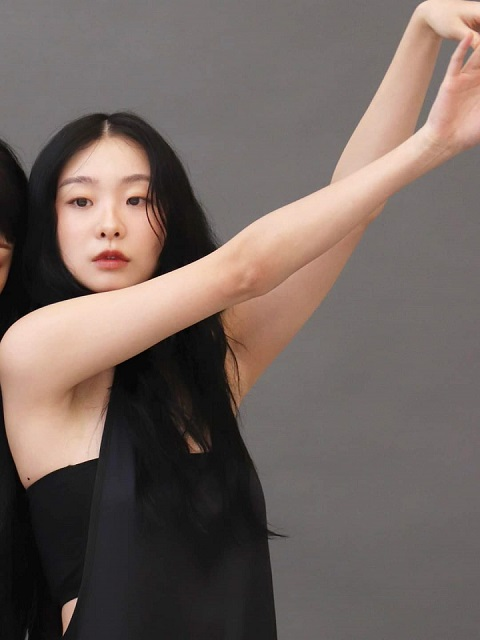
#> input picture img/kimdami.jpg, 480 x 640 px, found by its file name
$ python STT09.py
#> lines starting #> are read from the running program, lines starting #| are printed output that depends on the picture
#> further down, img is the input picture: shape (640, 480, 3); mean B, G, R 94.9, 100.2, 113.2
import cv2
import sys
import numpy as np
import math

sys.stdout.reconfigure(encoding='utf-8')

"""
STT 9: Sử dụng các hàm vẽ hình trong OpenCV, dùng ngôn ngữ Python và phần
mềm mô phỏng Pycharm hoặc tương đương để vẽ hình như sau và kèm tên của sinh viên
vào dưới chân của hình:
Mở rộng: Viết họ tên và vẽ 1 đường elip trên ảnh được mở từ camera
"""

def Write_Text_Img(img, X, Y, name):
    """
    Args:
    img   : link ảnh
    X     : tọa độ X
    Y     : tọa độ Y
    name  : kí tự tên
    Returns: function
    """
#> called with X = 0, Y = 600, name = 'Nguyen Duy Tung'
    text = 'Ho va ten: ' + name
    position = (X, Y)
    font = cv2.FONT_HERSHEY_SIMPLEX
    scale = 1
    color = (0, 0, 255)
    font_size = 2
    cv2.putText(img, text, position, font, scale, color, font_size)

def Check_size(img):
    """
    Args:
    img   : link ảnh
    Returns:
    height   : chiều cao
    width    : chiều dài
    channels : số kênh màu
    """
    height = img.shape[0]
    width = img.shape[1]
    channels = img.shape[2] if len(img.shape) > 2 else 1
    return height, width, channels

def four_propellers(img, goto_X, goto_Y):
#> called with goto_X = 250, goto_Y = 250
    lenght = 400
    width = 350
    color = (255, 255, 255) #màu trắng
    thickness = 2
    # vẽ hình chữ nhật test hình stt9
    # cv2.rectangle(img, (int(goto_X - (lenght / 2)), int(goto_Y + (width / 2))), (int(goto_X + (lenght / 2)), int(goto_Y - (width / 2))), color, thickness)
    lenght_k = lenght / 100 * 60
    width_k = width / 100 * 70
    # vẽ hình tam giác đầu tên
    triangle_1 = np.array(
        [
            [goto_X, goto_Y],
            [goto_X + lenght_k - lenght, goto_Y + width / 2],
            [goto_X - lenght_k + lenght, goto_Y + width / 2]
        ],
        np.int32
    )
    cv2.polylines(img, [triangle_1], isClosed=True, color=(255, 255, 255), thickness = 2)
    # vẽ hình tam giác thứ hai
    triangle_2 = np.array(
        [
            [goto_X, goto_Y],
            [goto_X + lenght_k - lenght, goto_Y - width / 2],
            [goto_X - lenght_k + lenght, goto_Y - width / 2]
        ],
        np.int32
    )
    cv2.polylines(img, [triangle_2], isClosed=True, color=(255, 255, 255), thickness = 2)
    # vẽ hình tam giác thứ ba
    triangle_3 = np.array(
        [
            [goto_X, goto_Y],
            [goto_X + lenght / 2, goto_Y + width - width_k],
            [goto_X + lenght / 2, goto_Y - width + width_k]
        ],
        np.int32
    )
    cv2.polylines(img, [triangle_3], isClosed=True, color=(255, 255, 255), thickness = 2)
    # vẽ hình tam giác thứ tư
    triangle_4 = np.array(
        [
            [goto_X, goto_Y],
            [goto_X - lenght / 2, goto_Y + width - width_k],
            [goto_X - lenght / 2, goto_Y - width + width_k]
        ],
        np.int32
    )
    cv2.polylines(img, [triangle_4], isClosed=True, color=(255, 255, 255), thickness = 2)
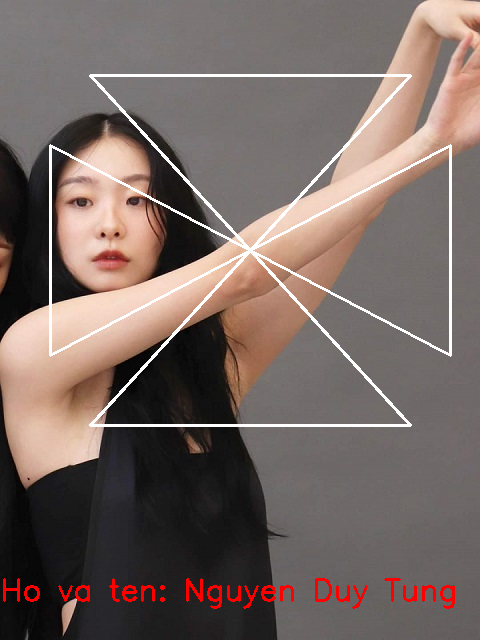
#> img: shape (640, 480, 3); mean B, G, R 98.5, 103.5, 118.2


image_path = "D:/Thuc_Hanh/Ky_6_2024/BaiTapThiGiacMayTinh/BaiTapMoPhongNhom/img/kimdami.jpg"
img = cv2.imread(image_path)
#đều chỉnh tọa độ
X = 250
Y = 250
# Tọa độ của 4 đỉnh của hình bình hành


if img is not None:
    name = 'Nguyen Duy Tung'
    Write_Text_Img(img, 0, 600, name)
    four_propellers(img, X, Y)
    cv2.imshow("STT 9", img)
    cv2.waitKey(0);
    cv2.destroyAllWindows()
    Check_size(img)
else:
    print("Lỗi. Không dẫn được ảnh")

$ run again, with img/ky_anh.jpg copied over img/kimdami.jpg
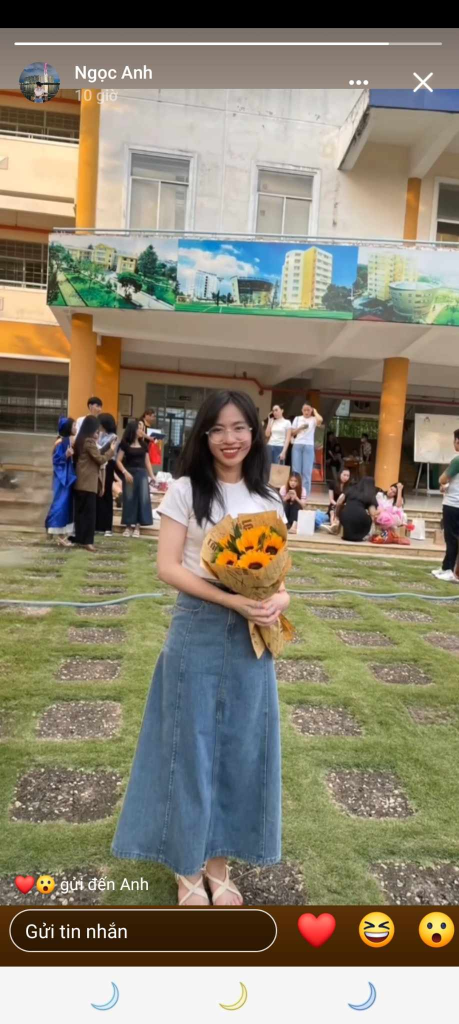
#> input picture img/ky_anh.jpg, 918 x 2048 px, found by its file name (shown at 1/2 size)
#> img is the input picture: shape (2048, 918, 3); mean B, G, R 111.8, 131.1, 138.5
#> in four_propellers, `cv2.polylines(img, [triangle_4], isClosed=True, color=(255, 255, 255),..`:
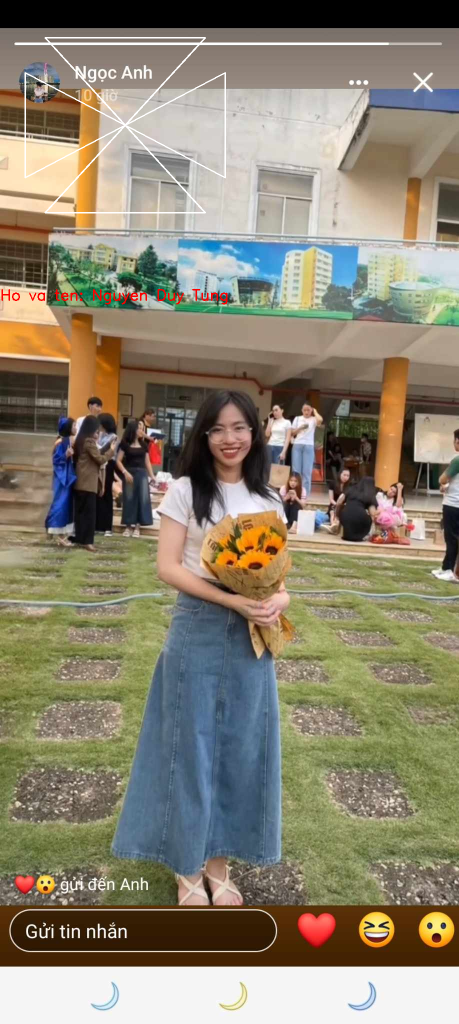
#> img: shape (2048, 918, 3) (shown at 1/2 size); mean B, G, R 112.1, 131.2, 139
